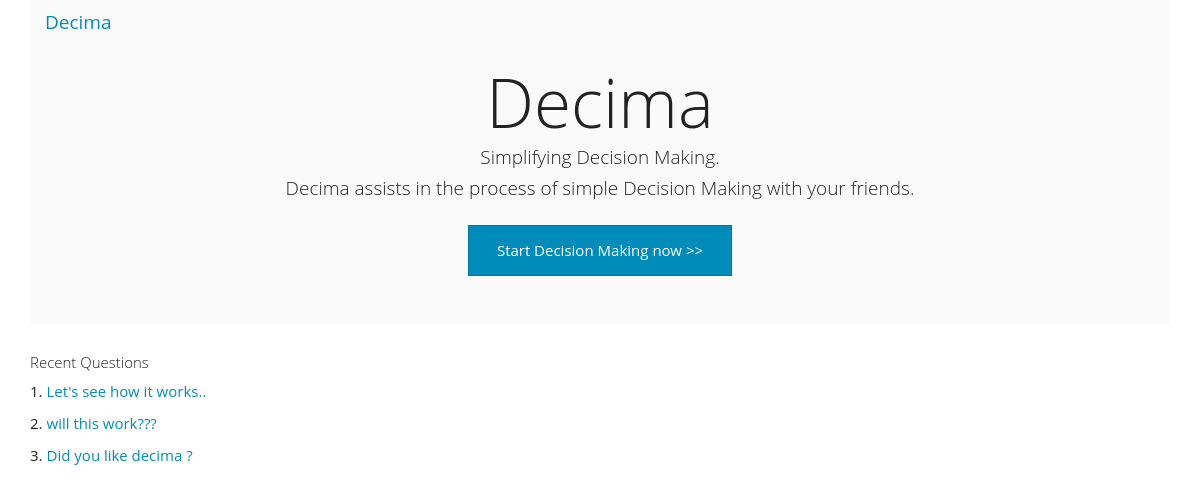
The app's page /, older data.
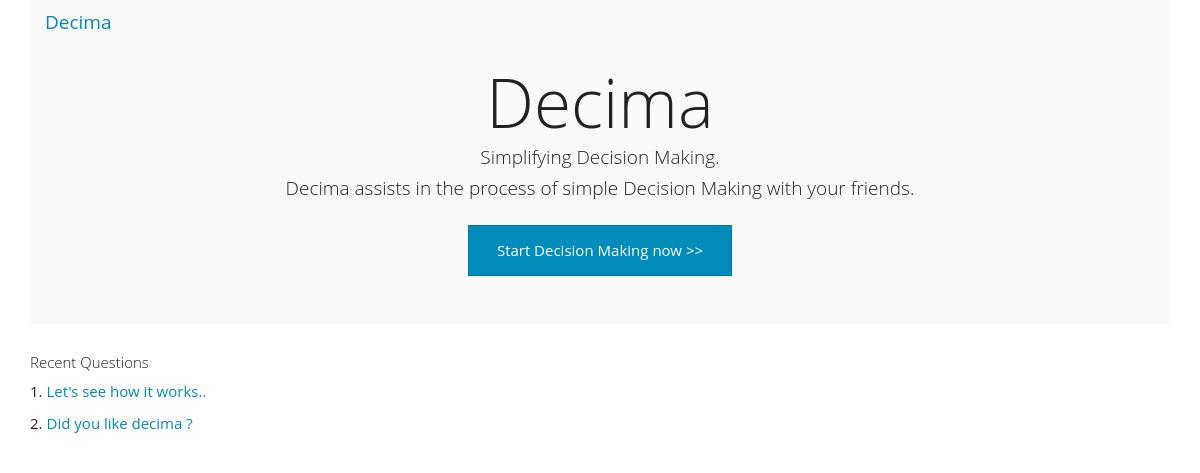
The same page, newer data.
### rest_api/models.py (models this page shows, shortened)
class Question(models.Model):
    statement = models.CharField(max_length=200)
    options = models.ManyToManyField(Option)
    is_active = models.BooleanField(default=True)
    date_time_asked = models.DateTimeField(auto_now_add=True)
    date_time_answered = models.DateTimeField(null=True)
    asked_by = models.ForeignKey(User, related_name='asked')
    answers_by = models.ManyToManyField(User, related_name='answered', through='Vote')
    def __str__(self):
        return self.statement
    def get_absolute_url(self):
        return "/decimo/%d/"%self.id

### rest_api/views.py (the view)
# urls.py: url(r'^$','rest_api.views.index_controller'),
def index_controller(request):
    model={}
    model["questions"] = Question.objects.all().order_by("-date_time_asked")[:5]
    return render_to_response("index.html", model, RequestContext(request))

### decima_server/templates/index.html
{% extends 'base.html' %}
{% block content %}
    <div class="jumbotron text-center">
        <h1>Decima</h1>
        <h4>Simplifying Decision Making.</h4>
        <h4>Decima assists in the process of simple Decision Making with your friends.</h4>
        <a class="btn btn-primary" style="margin-top: 15px;" href="/decimo/question/">Start Decision Making now >></a>
    </div>
    <h5>Recent Questions</h5>
    {% for question in questions %}
        <p>
            {{ forloop.counter }}. <a href="{{ question.get_absolute_url }}">{{ question }}</a>
        </p>
    {% endfor%}
{% endblock %}

Row changes from the older to the newer data that the page shows:
removed Question: statement "will this work???"
